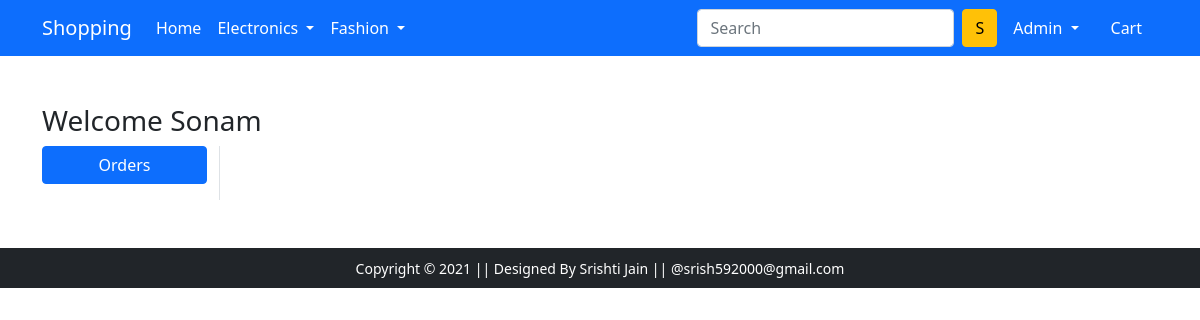
Page /orders/ (signed in) on the earlier database version.
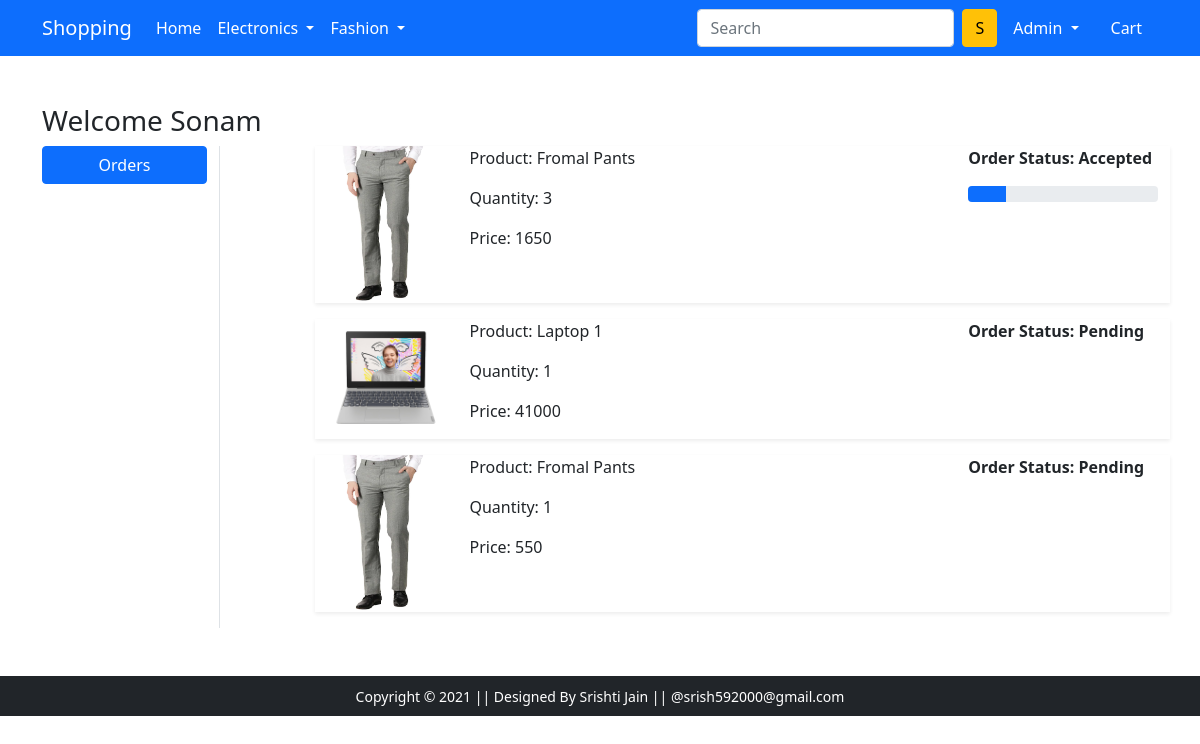
Same page on the later database version.
### app/models.py (models this page shows, shortened)
class OrderedPlaced(models.Model):
    user = models.ForeignKey(User, on_delete=models.CASCADE)
    product = models.ForeignKey(Product, on_delete=models.CASCADE)
    customer = models.ForeignKey(Customer, on_delete=models.CASCADE)
    quantity = models.PositiveBigIntegerField(default=1)
    ordered_date = models.DateTimeField(auto_now_add=True)
    status = models.CharField(choices= STATUS_CHOICES, max_length=10,  default='Pending')
    @property
    def total_cost(self):
       return self.quantity * self.product.discount_price

class Product(models.Model):
    title = models.CharField(max_length=50)
    selling_price= models.IntegerField()
    discount_price= models.IntegerField()
    description = models.CharField(max_length=500)
    category = models.CharField(choices=CATEGORY_CHOICES , max_length=50)
    brand = models.CharField(max_length=100 , null=True)
    product_image = models.ImageField(null= True , blank= True , upload_to ='producting' )

### app/views.py (the view)
# urls.py: path('orders/', views.orders, name='orders'),
def orders(request):
	op = OrderedPlaced.objects.filter(user=request.user)
	return render(request, 'app/orders.html', {'order_placed':op})

### app/templates/app/orders.html (shortened to what this page needs)
{% extends 'app/base.html' %}
{% load static %}
{% block main-content %}
<div class="container my-5">
 <div class="row">
 <h3>Welcome Sonam</h3>
  <div class="col-sm-2 border-end">
   <ul class="list-unstyled">
    <li class="d-grid"><a href="{% url 'orders' %}" class="btn btn-primary">Orders</a></li>
   </ul>
  </div>
  <div class="col-sm-9 offset-sm-1">
  {% for op in order_placed %}
   <div class="row shadow-sm mb-3">
    <div class="col-sm-2">
     <img src="{{op.product.product_image.url}}" alt="" srcset="" class="img-fluid" height="150" width="150">
    </div>
    <div class="col-sm-7">
     <p>Product: {{op.product.title}}</p>
     <p>Quantity: {{op.quantity}}</p>
     <p>Price: {{op.total_cost}}</p>
    </div>
    <div class="col-sm-3 fw-bold">
     <p>Order Status: {{op.status}}</p>
      {% if op.status == 'Accepted' %}
      <div class="progress">
       <div class="progress-bar" role="progressbar" style="width: 20%" aria-valuenow="20" aria-valuemin="0" aria-valuemax="100"></div>
      </div>
      {% endif %}
    </div>
   </div>
   {% endfor %}
  </div>
 </div>
</div>
{% endblock main-content %}

Differences in the rows shown:
added OrderedPlaced: product.product_image (picture), product "Fromal Pants", quantity "3", total_cost "1650", status "Accepted"
added OrderedPlaced: product.product_image (picture), product "Laptop 1", quantity "1", total_cost "41000", status "Pending"
added OrderedPlaced: product.product_image (picture), product "Fromal Pants", quantity "1", total_cost "550", status "Pending"
